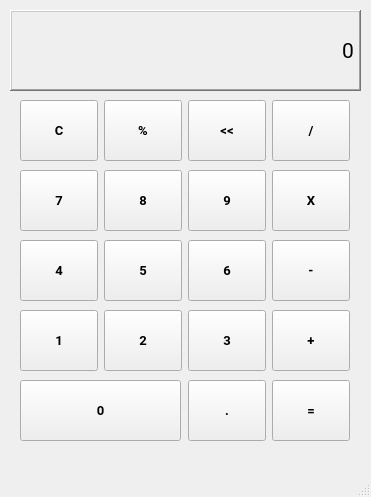
<?xml version="1.0" encoding="UTF-8"?>
<ui version="4.0">
 <class>Calculator</class>
 <widget class="QMainWindow" name="Calculator">
  <property name="enabled">
   <bool>true</bool>
  </property>
  <property name="geometry">
   <rect>
    <x>0</x>
    <y>0</y>
    <width>371</width>
    <height>497</height>
   </rect>
  </property>
  <property name="font">
   <font>
    <family>Roboto</family>
    <pointsize>10</pointsize>
    <weight>75</weight>
    <bold>true</bold>
   </font>
  </property>
  <property name="windowTitle">
   <string>Calculator by Peter</string>
  </property>
  <widget class="QWidget" name="centralwidget">
   <widget class="QLabel" name="outputLabel">
    <property name="geometry">
     <rect>
      <x>10</x>
      <y>10</y>
      <width>351</width>
      <height>81</height>
     </rect>
    </property>
    <property name="font">
     <font>
      <family>Roboto</family>
      <pointsize>16</pointsize>
      <weight>50</weight>
      <bold>false</bold>
     </font>
    </property>
    <property name="cursor">
     <cursorShape>IBeamCursor</cursorShape>
    </property>
    <property name="mouseTracking">
     <bool>false</bool>
    </property>
    <property name="frameShape">
     <enum>QFrame::WinPanel</enum>
    </property>
    <property name="frameShadow">
     <enum>QFrame::Raised</enum>
    </property>
    <property name="lineWidth">
     <number>0</number>
    </property>
    <property name="midLineWidth">
     <number>0</number>
    </property>
    <property name="text">
     <string>0</string>
    </property>
    <property name="alignment">
     <set>Qt::AlignRight|Qt::AlignTrailing|Qt::AlignVCenter</set>
    </property>
    <property name="margin">
     <number>15</number>
    </property>
    <property name="indent">
     <number>-1</number>
    </property>
    <property name="openExternalLinks">
     <bool>false</bool>
    </property>
   </widget>
   <widget class="QPushButton" name="button_back">
    <property name="geometry">
     <rect>
      <x>188</x>
      <y>100</y>
      <width>78</width>
      <height>61</height>
     </rect>
    </property>
    <property name="text">
     <string>&lt;&lt;</string>
    </property>
   </widget>
   <widget class="QPushButton" name="button_division">
    <property name="geometry">
     <rect>
      <x>272</x>
      <y>100</y>
      <width>78</width>
      <height>61</height>
     </rect>
    </property>
    <property name="text">
     <string>/</string>
    </property>
   </widget>
   <widget class="QPushButton" name="button_percent">
    <property name="geometry">
     <rect>
      <x>104</x>
      <y>100</y>
      <width>78</width>
      <height>61</height>
     </rect>
    </property>
    <property name="text">
     <string>%</string>
    </property>
   </widget>
   <widget class="QPushButton" name="button_clear">
    <property name="geometry">
     <rect>
      <x>20</x>
      <y>100</y>
      <width>78</width>
      <height>61</height>
     </rect>
    </property>
    <property name="text">
     <string>C</string>
    </property>
   </widget>
   <widget class="QPushButton" name="button_five">
    <property name="geometry">
     <rect>
      <x>104</x>
      <y>240</y>
      <width>78</width>
      <height>61</height>
     </rect>
    </property>
    <property name="text">
     <string>5</string>
    </property>
   </widget>
   <widget class="QPushButton" name="button_four">
    <property name="geometry">
     <rect>
      <x>20</x>
      <y>240</y>
      <width>78</width>
      <height>61</height>
     </rect>
    </property>
    <property name="text">
     <string>4</string>
    </property>
   </widget>
   <widget class="QPushButton" name="button_six">
    <property name="geometry">
     <rect>
      <x>188</x>
      <y>240</y>
      <width>78</width>
      <height>61</height>
     </rect>
    </property>
    <property name="text">
     <string>6</string>
    </property>
   </widget>
   <widget class="QPushButton" name="button_minus">
    <property name="geometry">
     <rect>
      <x>272</x>
      <y>240</y>
      <width>78</width>
      <height>61</height>
     </rect>
    </property>
    <property name="text">
     <string>-</string>
    </property>
   </widget>
   <widget class="QPushButton" name="button_zero">
    <property name="geometry">
     <rect>
      <x>20</x>
      <y>380</y>
      <width>161</width>
      <height>61</height>
     </rect>
    </property>
    <property name="text">
     <string>0</string>
    </property>
   </widget>
   <widget class="QPushButton" name="button_dot">
    <property name="geometry">
     <rect>
      <x>188</x>
      <y>380</y>
      <width>78</width>
      <height>61</height>
     </rect>
    </property>
    <property name="text">
     <string>.</string>
    </property>
   </widget>
   <widget class="QPushButton" name="button_equal">
    <property name="geometry">
     <rect>
      <x>272</x>
      <y>380</y>
      <width>78</width>
      <height>61</height>
     </rect>
    </property>
    <property name="text">
     <string>=</string>
    </property>
   </widget>
   <widget class="QPushButton" name="button_nine">
    <property name="geometry">
     <rect>
      <x>188</x>
      <y>170</y>
      <width>78</width>
      <height>61</height>
     </rect>
    </property>
    <property name="text">
     <string>9</string>
    </property>
   </widget>
   <widget class="QPushButton" name="button_seven">
    <property name="geometry">
     <rect>
      <x>20</x>
      <y>170</y>
      <width>78</width>
      <height>61</height>
     </rect>
    </property>
    <property name="text">
     <string>7</string>
    </property>
   </widget>
   <widget class="QPushButton" name="button_eight">
    <property name="geometry">
     <rect>
      <x>104</x>
      <y>170</y>
      <width>78</width>
      <height>61</height>
     </rect>
    </property>
    <property name="text">
     <string>8</string>
    </property>
   </widget>
   <widget class="QPushButton" name="button_duplicate">
    <property name="geometry">
     <rect>
      <x>272</x>
      <y>170</y>
      <width>78</width>
      <height>61</height>
     </rect>
    </property>
    <property name="text">
     <string>X</string>
    </property>
   </widget>
   <widget class="QPushButton" name="button_three">
    <property name="geometry">
     <rect>
      <x>188</x>
      <y>310</y>
      <width>78</width>
      <height>61</height>
     </rect>
    </property>
    <property name="text">
     <string>3</string>
    </property>
   </widget>
   <widget class="QPushButton" name="button_two">
    <property name="geometry">
     <rect>
      <x>104</x>
      <y>310</y>
      <width>78</width>
      <height>61</height>
     </rect>
    </property>
    <property name="text">
     <string>2</string>
    </property>
   </widget>
   <widget class="QPushButton" name="button_one">
    <property name="geometry">
     <rect>
      <x>20</x>
      <y>310</y>
      <width>78</width>
      <height>61</height>
     </rect>
    </property>
    <property name="text">
     <string>1</string>
    </property>
   </widget>
   <widget class="QPushButton" name="button_plus">
    <property name="geometry">
     <rect>
      <x>272</x>
      <y>310</y>
      <width>78</width>
      <height>61</height>
     </rect>
    </property>
    <property name="text">
     <string>+</string>
    </property>
   </widget>
  </widget>
  <widget class="QMenuBar" name="menubar">
   <property name="geometry">
    <rect>
     <x>0</x>
     <y>0</y>
     <width>371</width>
     <height>21</height>
    </rect>
   </property>
   <property name="font">
    <font>
     <family>Roboto</family>
     <pointsize>8</pointsize>
     <weight>50</weight>
     <bold>false</bold>
    </font>
   </property>
  </widget>
  <widget class="QStatusBar" name="statusbar"/>
 </widget>
 <resources/>
 <connections/>
</ui>
